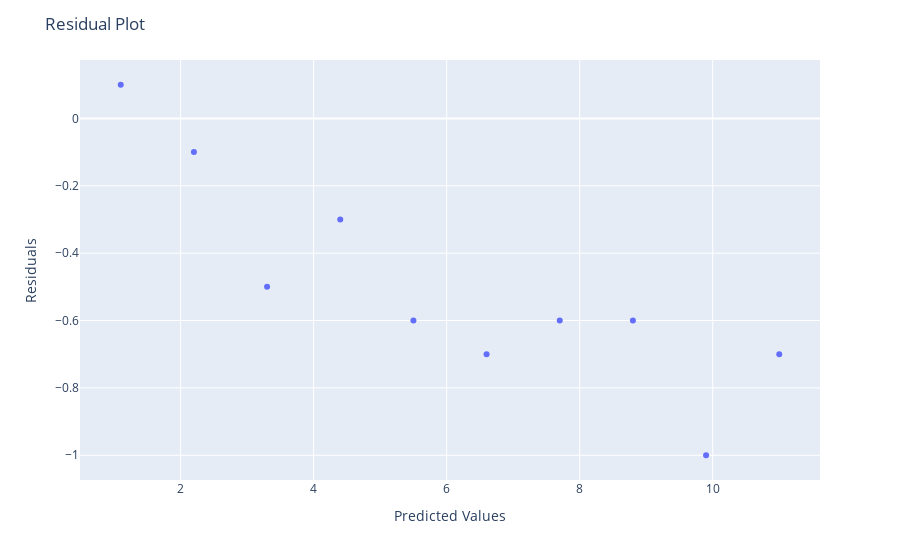

The cell this chart's notebook holds for it:
### Markdown cell above
#### 2. Homoscedasticity 

The residuals have a constant variance for every x-value. If this condition is not met, it is called heteroscedasticity. Higher variance makes it more difficult to trust our model. The simplest way to check this is to create a scattor plot for the fitted values against the residuals. If we see a cone-shaped plot, it means the variability differs and the model suffers from heteroscedasticity.

### Code cell
# What we are looking for:

import plotly.express as px
import pandas as pd
import numpy as np

np.random.seed(123)
x = np.array([1, 2, 3, 4, 5, 6, 7, 8, 9, 10])
y = np.array([1.2, 2.1, 2.8, 4.1, 4.9, 5.9, 7.1, 8.2, 8.9, 10.3])

predicted_y = 1.1 * x  
residuals = y - predicted_y
data = pd.DataFrame({'Predicted Values': predicted_y, 'Residuals': residuals})

fig = px.scatter(data, x='Predicted Values', y='Residuals', trendline=None)
fig.update_layout(title='Residual Plot', xaxis_title='Predicted Values', yaxis_title='Residuals')
fig.show()

### Figure 1 — Plotly figure (JSON) as saved in the notebook; plotly's stock layout.template omitted (floating-point values rounded to 4 significant figures)
{"data": [{"hovertemplate": "Predicted Values=%{x}<br>Residuals=%{y}<extra></extra>", "legendgroup": "", "marker": {"color": "#636efa", "symbol": "circle"}, "mode": "markers", "name": "", "orientation": "v", "showlegend": false, "type": "scatter", "x": [1.1, 2.2, 3.3, 4.4, 5.5, 6.6, 7.7, 8.8, 9.9, 11], "xaxis": "x", "y": [0.1, -0.1, -0.5, -0.3, -0.6, -0.7, -0.6, -0.6, -1, -0.7], "yaxis": "y"}], "layout": {"legend": {"tracegroupgap": 0}, "margin": {"t": 60}, "title": {"text": "Residual Plot"}, "xaxis": {"anchor": "y", "domain": [0, 1], "title": {"text": "Predicted Values"}}, "yaxis": {"anchor": "x", "domain": [0, 1], "title": {"text": "Residuals"}}}}
